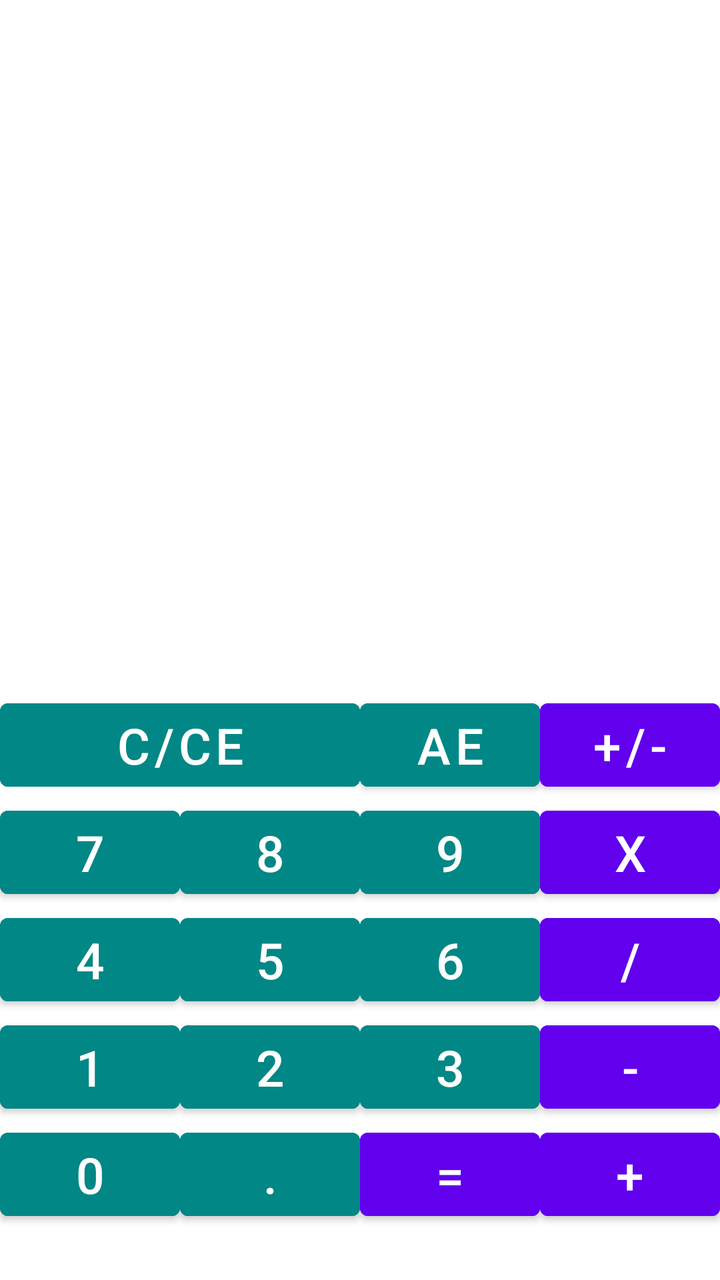
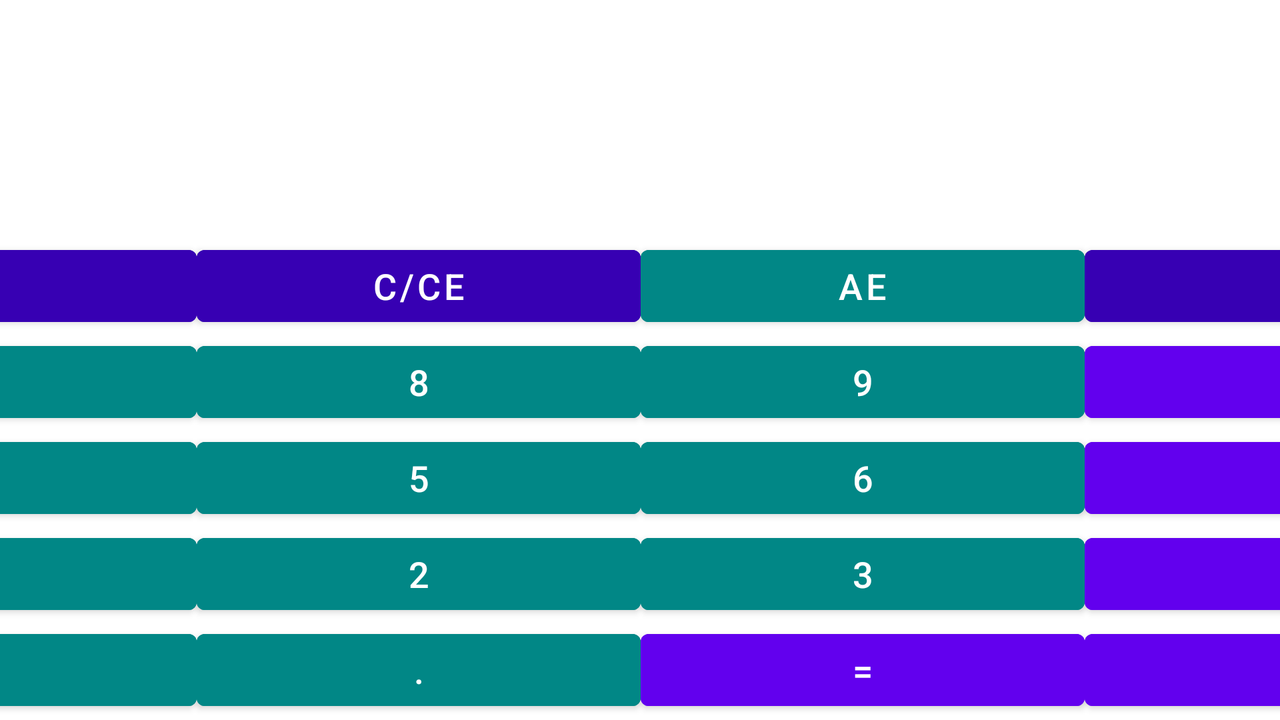

First picture: res/layout/ on a phone held upright. Second picture: the repository's own variant of that layout, on a device whose configuration matches the variant's folder. Source for both follows.
<!-- AndroidManifest.xml: application theme Theme.Calculator -->
<!-- res/layout/simple_calc.xml -->
<?xml version="1.0" encoding="utf-8"?>
<androidx.constraintlayout.widget.ConstraintLayout xmlns:android="http://schemas.android.com/apk/res/android"
    xmlns:app="http://schemas.android.com/apk/res-auto"
    xmlns:tools="http://schemas.android.com/tools"
    android:layout_width="match_parent"
    android:layout_height="match_parent">

    <TableLayout
        android:layout_width="0dp"
        android:layout_height="wrap_content"
        app:layout_constraintBottom_toBottomOf="parent"
        app:layout_constraintEnd_toEndOf="parent"
        app:layout_constraintStart_toStartOf="parent"
        app:layout_constraintTop_toBottomOf="@+id/textView"
        app:layout_constraintVertical_bias="0.87">

        <TableRow
            android:layout_width="match_parent"
            android:layout_height="match_parent">

            <Button
                android:id="@+id/button17"
                style="@style/button_num"
                android:layout_weight="2"
                android:onClick="clearBtn"
                android:text="@string/clear"
                tools:ignore="UsingOnClickInXml" />

            <Button
                android:id="@+id/button18"
                style="@style/button_num"
                android:onClick="okBtn"
                android:text="@string/ok"
                tools:ignore="UsingOnClickInXml" />

            <Button
                android:id="@+id/button19"
                style="@style/button_operation"
                android:text="@string/plus_minus" />
        </TableRow>

        <TableRow
            android:layout_width="match_parent"
            android:layout_height="match_parent">

            <Button
                android:id="@+id/button13"
                style="@style/button_num"
                android:text="@string/seven" />

            <Button
                android:id="@+id/button14"
                style="@style/button_num"
                android:text="@string/eight" />

            <Button
                android:id="@+id/button15"
                style="@style/button_num"
                android:text="@string/nine" />

            <Button
                android:id="@+id/button16"
                style="@style/button_operation"
                android:text="@string/multiply" />
        </TableRow>

        <TableRow
            android:layout_width="match_parent"
            android:layout_height="match_parent">

            <Button
                android:id="@+id/button9"
                style="@style/button_num"
                android:text="@string/four" />

            <Button
                android:id="@+id/button10"
                style="@style/button_num"
                android:text="@string/five" />

            <Button
                android:id="@+id/button11"
                style="@style/button_num"
                android:text="@string/six" />

            <Button
                android:id="@+id/button12"
                style="@style/button_operation"
                android:text="@string/divide" />
        </TableRow>

        <TableRow
            android:layout_width="match_parent"
            android:layout_height="match_parent">

            <Button
                android:id="@+id/button5"
                style="@style/button_num"
                android:text="@string/one" />

            <Button
                android:id="@+id/button6"
                style="@style/button_num"
                android:text="@string/two" />

            <Button
                android:id="@+id/button7"
                style="@style/button_num"
                android:text="@string/three" />

            <Button
                android:id="@+id/button8"
                style="@style/button_operation"
                android:text="@string/subtract" />
        </TableRow>

        <TableRow
            android:layout_width="match_parent"
            android:layout_height="match_parent">

            <Button
                android:id="@+id/button"
                style="@style/button_num"
                android:text="@string/zero" />

            <Button
                android:id="@+id/button2"
                style="@style/button_num"
                android:text="@string/point" />

            <Button
                android:id="@+id/button3"
                style="@style/button_operation"
                android:onClick="equalBtn"
                android:text="@string/equals"
                tools:ignore="UsingOnClickInXml" />

            <Button
                android:id="@+id/button4"
                style="@style/button_operation"
                android:text="@string/add" />
        </TableRow>
    </TableLayout>

    <TextView
        android:id="@+id/textView"
        android:layout_width="378dp"
        android:layout_height="155dp"
        android:layout_marginTop="16dp"
        android:text="@string/display"
        android:textSize="30dp"
        app:layout_constraintEnd_toEndOf="parent"
        app:layout_constraintHorizontal_bias="0.498"
        app:layout_constraintStart_toStartOf="parent"
        app:layout_constraintTop_toTopOf="parent" />
</androidx.constraintlayout.widget.ConstraintLayout>
<!-- resources referenced by this layout -->
<resources>
  <string name="add">+</string>
  <string name="clear">C/CE</string>
  <string name="display" />
  <string name="divide">/</string>
  <string name="eight">8</string>
  <string name="equals">=</string>
  <string name="five">5</string>
  <string name="four">4</string>
  <string name="multiply">x</string>
  <string name="nine">9</string>
  <string name="ok">AE</string>
  <string name="one">1</string>
  <string name="plus_minus">+/-</string>
  <string name="point">.</string>
  <string name="seven">7</string>
  <string name="six">6</string>
  <string name="subtract">-</string>
  <string name="three">3</string>
  <string name="two">2</string>
  <string name="zero">0</string>
  <style name="button_num">
          <item name="android:textSize">25sp</item>
          <item name="android:layout_width">0dp</item>
          <item name="android:layout_height">wrap_content</item>
          <item name="android:layout_weight">1</item>
          <item name="android:onClick">numberAction</item>
          <item name="android:backgroundTint">@color/teal_700</item>
      </style>
  <style name="button_operation">
          <item name="android:textSize">25sp</item>
          <item name="android:layout_width">0dp</item>
          <item name="android:layout_height">wrap_content</item>
          <item name="android:layout_weight">1</item>
          <item name="android:onClick">operationAction</item>
          <item name="android:backgroundTint">@color/purple_500</item>
      </style>
  <style name="Theme.Calculator" parent="Theme.MaterialComponents.DayNight.NoActionBar">
          
          <item name="colorPrimary">@color/purple_500</item>
          <item name="colorPrimaryVariant">@color/purple_700</item>
          <item name="colorOnPrimary">@color/white</item>
          
          <item name="colorSecondary">@color/teal_200</item>
          <item name="colorSecondaryVariant">@color/teal_700</item>
          <item name="colorOnSecondary">@color/black</item>
          
          <item name="android:statusBarColor">?attr/colorPrimaryVariant</item>
          
      </style>
  <color name="teal_700">#FF018786</color>
  <color name="purple_500">#FF6200EE</color>
  <color name="purple_700">#FF3700B3</color>
  <color name="white">#FFFFFFFF</color>
  <color name="teal_200">#FF03DAC5</color>
  <color name="black">#FF000000</color>
</resources>
<!-- res/layout-land/simple_calc.xml (the repository's variant of the layout above) -->
<!-- drawn on the phone turned sideways -->
<?xml version="1.0" encoding="utf-8"?>
<androidx.constraintlayout.widget.ConstraintLayout xmlns:android="http://schemas.android.com/apk/res/android"
    xmlns:app="http://schemas.android.com/apk/res-auto"
    xmlns:tools="http://schemas.android.com/tools"
    android:layout_width="match_parent"
    android:layout_height="match_parent">
    

    <TableLayout
        android:id="@+id/tableLayout"
        android:layout_width="888dp"
        android:layout_height="241dp"
        android:layout_marginTop="100dp"
        app:layout_constraintBottom_toBottomOf="parent"
        app:layout_constraintEnd_toEndOf="parent"
        app:layout_constraintStart_toStartOf="parent"
        app:layout_constraintTop_toBottomOf="@+id/textView"
        app:layout_constraintVertical_bias="1.0">

        <TableRow
            android:layout_width="match_parent"
            android:layout_height="match_parent">

            <Button
                android:id="@+id/back"
                style="@style/button_other"
                android:text="⫷"
                android:textSize="18sp" />

            <Button
                android:id="@+id/button17"
                style="@style/button_other"
                android:layout_weight="1"
                android:onClick="clearBtn"
                android:text="@string/clear"
                android:textSize="18sp"
                tools:ignore="UsingOnClickInXml" />

            <Button
                android:id="@+id/button18"
                style="@style/button_num"
                android:onClick="okBtn"
                android:text="@string/ok"
                android:textSize="18sp"
                tools:ignore="UsingOnClickInXml" />

            <Button
                android:id="@+id/button19"
                style="@style/button_other"
                android:text="@string/plus_minus"
                android:textSize="18sp"
                tools:ignore="UsingOnClickInXml" />
        </TableRow>

        <TableRow
            android:layout_width="match_parent"
            android:layout_height="match_parent">

            <Button
                android:id="@+id/button13"
                style="@style/button_num"
                android:text="@string/seven"
                android:textSize="18sp" />

            <Button
                android:id="@+id/button14"
                style="@style/button_num"
                android:text="@string/eight"
                android:textSize="18sp" />

            <Button
                android:id="@+id/button15"
                style="@style/button_num"
                android:text="@string/nine"
                android:textSize="18sp" />

            <Button
                android:id="@+id/button16"
                style="@style/button_operation"
                android:text="@string/multiply"
                android:textSize="18sp" />
        </TableRow>

        <TableRow
            android:layout_width="match_parent"
            android:layout_height="match_parent">

            <Button
                android:id="@+id/button9"
                style="@style/button_num"
                android:text="@string/four"
                android:textSize="18sp" />

            <Button
                android:id="@+id/button10"
                style="@style/button_num"
                android:text="@string/five"
                android:textSize="18sp" />

            <Button
                android:id="@+id/button11"
                style="@style/button_num"
                android:text="@string/six"
                android:textSize="18sp" />

            <Button
                android:id="@+id/button12"
                style="@style/button_operation"
                android:text="@string/divide"
                android:textSize="18sp" />
        </TableRow>

        <TableRow
            android:layout_width="match_parent"
            android:layout_height="match_parent">

            <Button
                android:id="@+id/button5"
                style="@style/button_num"
                android:text="@string/one"
                android:textSize="18sp" />

            <Button
                android:id="@+id/button6"
                style="@style/button_num"
                android:text="@string/two"
                android:textSize="18sp" />

            <Button
                android:id="@+id/button7"
                style="@style/button_num"
                android:text="@string/three"
                android:textSize="18sp" />

            <Button
                android:id="@+id/button8"
                style="@style/button_operation"
                android:text="@string/subtract"
                android:textSize="18sp" />
        </TableRow>

        <TableRow
            android:layout_width="match_parent"
            android:layout_height="match_parent">

            <Button
                android:id="@+id/button"
                style="@style/button_num"
                android:text="@string/zero"
                android:textSize="18sp" />

            <Button
                android:id="@+id/button2"
                style="@style/button_num"
                android:text="@string/point"
                android:textSize="18sp" />

            <Button
                android:id="@+id/button3"
                style="@style/button_operation"
                android:onClick="equalBtn"
                android:text="@string/equals"
                android:textSize="18sp"
                tools:ignore="UsingOnClickInXml" />

            <Button
                android:id="@+id/button4"
                style="@style/button_operation"
                android:text="@string/add"
                android:textSize="18sp" />
        </TableRow>
    </TableLayout>

    <TextView
        android:id="@+id/textView"
        android:layout_width="657dp"
        android:layout_height="102dp"
        android:text="@string/display"
        android:textSize="30dp"
        app:layout_constraintBottom_toBottomOf="parent"
        app:layout_constraintEnd_toEndOf="parent"
        app:layout_constraintHorizontal_bias="0.045"
        app:layout_constraintStart_toStartOf="parent"
        app:layout_constraintTop_toTopOf="parent"
        app:layout_constraintVertical_bias="0.13" />

    <TextView
        android:id="@+id/textView2"
        android:layout_width="166dp"
        android:layout_height="72dp"
        android:text=""
        android:textSize="30dp"
        app:layout_constraintBottom_toTopOf="@+id/tableLayout"
        app:layout_constraintEnd_toEndOf="parent"
        app:layout_constraintHorizontal_bias="0.403"
        app:layout_constraintStart_toEndOf="@+id/textView"
        app:layout_constraintTop_toTopOf="parent"
        app:layout_constraintVertical_bias="0.714" />

</androidx.constraintlayout.widget.ConstraintLayout>
<!-- resources referenced by the variant -->
<!-- as the phone turned sideways resolves them -->
<resources>
  <string name="add">+</string>
  <string name="clear">C/CE</string>
  <string name="display" />
  <string name="divide">/</string>
  <string name="eight">8</string>
  <string name="equals">=</string>
  <string name="five">5</string>
  <string name="four">4</string>
  <string name="multiply">x</string>
  <string name="nine">9</string>
  <string name="ok">AE</string>
  <string name="one">1</string>
  <string name="plus_minus">+/-</string>
  <string name="point">.</string>
  <string name="seven">7</string>
  <string name="six">6</string>
  <string name="subtract">-</string>
  <string name="three">3</string>
  <string name="two">2</string>
  <string name="zero">0</string>
  <style name="button_num">
          <item name="android:textSize">25sp</item>
          <item name="android:layout_width">0dp</item>
          <item name="android:layout_height">wrap_content</item>
          <item name="android:layout_weight">1</item>
          <item name="android:onClick">numberAction</item>
          <item name="android:backgroundTint">@color/teal_700</item>
      </style>
  <style name="button_operation">
          <item name="android:textSize">25sp</item>
          <item name="android:layout_width">0dp</item>
          <item name="android:layout_height">wrap_content</item>
          <item name="android:layout_weight">1</item>
          <item name="android:onClick">operationAction</item>
          <item name="android:backgroundTint">@color/purple_500</item>
      </style>
  <style name="button_other">
          <item name="android:textSize">25sp</item>
          <item name="android:layout_width">0dp</item>
          <item name="android:layout_height">wrap_content</item>
          <item name="android:layout_weight">1</item>
          <item name="android:onClick">operationSpecial</item>
          <item name="android:backgroundTint">@color/purple_700</item>
      </style>
  <style name="Theme.Calculator" parent="Theme.MaterialComponents.DayNight.NoActionBar">
          
          <item name="colorPrimary">@color/purple_500</item>
          <item name="colorPrimaryVariant">@color/purple_700</item>
          <item name="colorOnPrimary">@color/white</item>
          
          <item name="colorSecondary">@color/teal_200</item>
          <item name="colorSecondaryVariant">@color/teal_700</item>
          <item name="colorOnSecondary">@color/black</item>
          
          <item name="android:statusBarColor">?attr/colorPrimaryVariant</item>
          
      </style>
  <color name="teal_700">#FF018786</color>
  <color name="purple_500">#FF6200EE</color>
  <color name="purple_700">#FF3700B3</color>
  <color name="white">#FFFFFFFF</color>
  <color name="teal_200">#FF03DAC5</color>
  <color name="black">#FF000000</color>
</resources>
